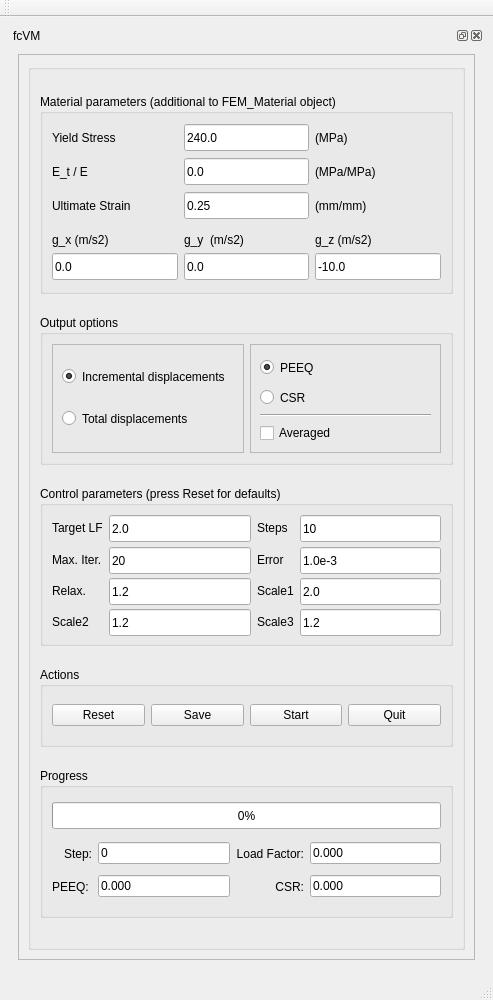
<?xml version="1.0" encoding="UTF-8"?>
<ui version="4.0">
 <class>MainWindow</class>
 <widget class="QMainWindow" name="MainWindow">
  <property name="geometry">
   <rect>
    <x>0</x>
    <y>0</y>
    <width>493</width>
    <height>1000</height>
   </rect>
  </property>
  <property name="sizePolicy">
   <sizepolicy hsizetype="Preferred" vsizetype="Preferred">
    <horstretch>0</horstretch>
    <verstretch>2</verstretch>
   </sizepolicy>
  </property>
  <property name="minimumSize">
   <size>
    <width>0</width>
    <height>0</height>
   </size>
  </property>
  <property name="maximumSize">
   <size>
    <width>16777215</width>
    <height>16777215</height>
   </size>
  </property>
  <property name="windowTitle">
   <string>MainWindow</string>
  </property>
  <widget class="QWidget" name="cw">
   <property name="minimumSize">
    <size>
     <width>0</width>
     <height>0</height>
    </size>
   </property>
   <property name="maximumSize">
    <size>
     <width>16777215</width>
     <height>16777215</height>
    </size>
   </property>
   <layout class="QGridLayout" name="gridLayout">
    <item row="0" column="0">
     <widget class="QDockWidget" name="dw">
      <property name="minimumSize">
       <size>
        <width>88</width>
        <height>0</height>
       </size>
      </property>
      <property name="maximumSize">
       <size>
        <width>524287</width>
        <height>524287</height>
       </size>
      </property>
      <property name="windowTitle">
       <string>fcVM</string>
      </property>
      <widget class="QWidget" name="dockWidgetContents">
       <property name="sizePolicy">
        <sizepolicy hsizetype="Preferred" vsizetype="Preferred">
         <horstretch>0</horstretch>
         <verstretch>1</verstretch>
        </sizepolicy>
       </property>
       <property name="maximumSize">
        <size>
         <width>16777215</width>
         <height>1000</height>
        </size>
       </property>
       <layout class="QVBoxLayout" name="verticalLayout_3">
        <item>
         <widget class="QScrollArea" name="scrollArea">
          <property name="sizePolicy">
           <sizepolicy hsizetype="Expanding" vsizetype="Expanding">
            <horstretch>0</horstretch>
            <verstretch>0</verstretch>
           </sizepolicy>
          </property>
          <property name="maximumSize">
           <size>
            <width>16777215</width>
            <height>1000</height>
           </size>
          </property>
          <property name="widgetResizable">
           <bool>true</bool>
          </property>
          <widget class="QWidget" name="scrollAreaWidgetContents">
           <property name="geometry">
            <rect>
             <x>0</x>
             <y>0</y>
             <width>455</width>
             <height>882</height>
            </rect>
           </property>
           <property name="maximumSize">
            <size>
             <width>16777215</width>
             <height>1000</height>
            </size>
           </property>
           <property name="contextMenuPolicy">
            <enum>Qt::NoContextMenu</enum>
           </property>
           <layout class="QVBoxLayout" name="verticalLayout_2">
            <item>
             <widget class="QGroupBox" name="groupBox">
              <property name="sizePolicy">
               <sizepolicy hsizetype="Preferred" vsizetype="Preferred">
                <horstretch>0</horstretch>
                <verstretch>0</verstretch>
               </sizepolicy>
              </property>
              <property name="minimumSize">
               <size>
                <width>0</width>
                <height>800</height>
               </size>
              </property>
              <property name="maximumSize">
               <size>
                <width>16777215</width>
                <height>1000</height>
               </size>
              </property>
              <property name="title">
               <string/>
              </property>
              <layout class="QVBoxLayout" name="verticalLayout_6">
               <item>
                <widget class="QGroupBox" name="materialBox">
                 <property name="sizePolicy">
                  <sizepolicy hsizetype="Preferred" vsizetype="Preferred">
                   <horstretch>0</horstretch>
                   <verstretch>0</verstretch>
                  </sizepolicy>
                 </property>
                 <property name="minimumSize">
                  <size>
                   <width>0</width>
                   <height>200</height>
                  </size>
                 </property>
                 <property name="maximumSize">
                  <size>
                   <width>16777215</width>
                   <height>200</height>
                  </size>
                 </property>
                 <property name="title">
                  <string>Material parameters (additional to FEM_Material object)</string>
                 </property>
                 <property name="flat">
                  <bool>false</bool>
                 </property>
                 <property name="checkable">
                  <bool>false</bool>
                 </property>
                 <layout class="QGridLayout" name="gridLayout_4">
                  <item row="0" column="2">
                   <widget class="QLineEdit" name="YSinput">
                    <property name="minimumSize">
                     <size>
                      <width>0</width>
                      <height>27</height>
                     </size>
                    </property>
                    <property name="maximumSize">
                     <size>
                      <width>150</width>
                      <height>27</height>
                     </size>
                    </property>
                    <property name="text">
                     <string>240.0</string>
                    </property>
                    <property name="frame">
                     <bool>true</bool>
                    </property>
                   </widget>
                  </item>
                  <item row="0" column="0">
                   <widget class="QLabel" name="label">
                    <property name="text">
                     <string>Yield Stress</string>
                    </property>
                   </widget>
                  </item>
                  <item row="1" column="4">
                   <widget class="QLabel" name="label_17">
                    <property name="text">
                     <string>(MPa/MPa)</string>
                    </property>
                   </widget>
                  </item>
                  <item row="3" column="2">
                   <layout class="QVBoxLayout" name="verticalLayout">
                    <property name="spacing">
                     <number>0</number>
                    </property>
                    <property name="sizeConstraint">
                     <enum>QLayout::SetFixedSize</enum>
                    </property>
                    <item>
                     <widget class="QLabel" name="label_4">
                      <property name="minimumSize">
                       <size>
                        <width>0</width>
                        <height>27</height>
                       </size>
                      </property>
                      <property name="maximumSize">
                       <size>
                        <width>16777215</width>
                        <height>27</height>
                       </size>
                      </property>
                      <property name="text">
                       <string>g_y  (m/s2)</string>
                      </property>
                     </widget>
                    </item>
                    <item>
                     <widget class="QLineEdit" name="GYinput">
                      <property name="minimumSize">
                       <size>
                        <width>0</width>
                        <height>27</height>
                       </size>
                      </property>
                      <property name="maximumSize">
                       <size>
                        <width>150</width>
                        <height>27</height>
                       </size>
                      </property>
                      <property name="text">
                       <string>0.0</string>
                      </property>
                     </widget>
                    </item>
                   </layout>
                  </item>
                  <item row="0" column="4">
                   <widget class="QLabel" name="label_3">
                    <property name="text">
                     <string>(MPa)</string>
                    </property>
                   </widget>
                  </item>
                  <item row="2" column="0">
                   <widget class="QLabel" name="label_14">
                    <property name="text">
                     <string>Ultimate Strain</string>
                    </property>
                   </widget>
                  </item>
                  <item row="1" column="2">
                   <widget class="QLineEdit" name="Hinput">
                    <property name="minimumSize">
                     <size>
                      <width>0</width>
                      <height>27</height>
                     </size>
                    </property>
                    <property name="maximumSize">
                     <size>
                      <width>150</width>
                      <height>27</height>
                     </size>
                    </property>
                    <property name="text">
                     <string>0.0</string>
                    </property>
                   </widget>
                  </item>
                  <item row="2" column="2">
                   <widget class="QLineEdit" name="USinput">
                    <property name="minimumSize">
                     <size>
                      <width>0</width>
                      <height>27</height>
                     </size>
                    </property>
                    <property name="maximumSize">
                     <size>
                      <width>150</width>
                      <height>27</height>
                     </size>
                    </property>
                    <property name="text">
                     <string>0.25</string>
                    </property>
                   </widget>
                  </item>
                  <item row="3" column="0">
                   <layout class="QVBoxLayout" name="verticalLayout_4">
                    <property name="spacing">
                     <number>0</number>
                    </property>
                    <property name="sizeConstraint">
                     <enum>QLayout::SetFixedSize</enum>
                    </property>
                    <item>
                     <widget class="QLabel" name="label_2">
                      <property name="minimumSize">
                       <size>
                        <width>0</width>
                        <height>27</height>
                       </size>
                      </property>
                      <property name="maximumSize">
                       <size>
                        <width>16777215</width>
                        <height>27</height>
                       </size>
                      </property>
                      <property name="text">
                       <string>g_x (m/s2)</string>
                      </property>
                     </widget>
                    </item>
                    <item>
                     <widget class="QLineEdit" name="GXinput">
                      <property name="minimumSize">
                       <size>
                        <width>0</width>
                        <height>27</height>
                       </size>
                      </property>
                      <property name="maximumSize">
                       <size>
                        <width>150</width>
                        <height>27</height>
                       </size>
                      </property>
                      <property name="text">
                       <string>0.0</string>
                      </property>
                     </widget>
                    </item>
                   </layout>
                  </item>
                  <item row="2" column="4">
                   <widget class="QLabel" name="label_15">
                    <property name="text">
                     <string>(mm/mm)</string>
                    </property>
                   </widget>
                  </item>
                  <item row="1" column="0">
                   <widget class="QLabel" name="label_16">
                    <property name="text">
                     <string>E_t / E</string>
                    </property>
                   </widget>
                  </item>
                  <item row="3" column="4">
                   <layout class="QVBoxLayout" name="verticalLayout_5">
                    <property name="spacing">
                     <number>0</number>
                    </property>
                    <property name="sizeConstraint">
                     <enum>QLayout::SetFixedSize</enum>
                    </property>
                    <item>
                     <widget class="QLabel" name="label_5">
                      <property name="minimumSize">
                       <size>
                        <width>0</width>
                        <height>27</height>
                       </size>
                      </property>
                      <property name="maximumSize">
                       <size>
                        <width>16777215</width>
                        <height>27</height>
                       </size>
                      </property>
                      <property name="text">
                       <string>g_z (m/s2)</string>
                      </property>
                     </widget>
                    </item>
                    <item>
                     <widget class="QLineEdit" name="GZinput">
                      <property name="minimumSize">
                       <size>
                        <width>0</width>
                        <height>27</height>
                       </size>
                      </property>
                      <property name="maximumSize">
                       <size>
                        <width>150</width>
                        <height>27</height>
                       </size>
                      </property>
                      <property name="text">
                       <string>-10.0</string>
                      </property>
                     </widget>
                    </item>
                   </layout>
                  </item>
                 </layout>
                </widget>
               </item>
               <item>
                <widget class="QGroupBox" name="outputBox">
                 <property name="sizePolicy">
                  <sizepolicy hsizetype="Preferred" vsizetype="Preferred">
                   <horstretch>0</horstretch>
                   <verstretch>0</verstretch>
                  </sizepolicy>
                 </property>
                 <property name="minimumSize">
                  <size>
                   <width>0</width>
                   <height>150</height>
                  </size>
                 </property>
                 <property name="maximumSize">
                  <size>
                   <width>16777215</width>
                   <height>150</height>
                  </size>
                 </property>
                 <property name="title">
                  <string>Output options </string>
                 </property>
                 <layout class="QGridLayout" name="gridLayout_5">
                  <item row="0" column="1">
                   <widget class="QFrame" name="frame_2">
                    <property name="frameShape">
                     <enum>QFrame::StyledPanel</enum>
                    </property>
                    <property name="frameShadow">
                     <enum>QFrame::Raised</enum>
                    </property>
                    <layout class="QVBoxLayout" name="verticalLayout_9">
                     <item>
                      <widget class="QRadioButton" name="peeqRbtn">
                       <property name="minimumSize">
                        <size>
                         <width>0</width>
                         <height>27</height>
                        </size>
                       </property>
                       <property name="text">
                        <string>PEEQ</string>
                       </property>
                       <property name="checked">
                        <bool>true</bool>
                       </property>
                      </widget>
                     </item>
                     <item>
                      <widget class="QRadioButton" name="csrRbtn">
                       <property name="minimumSize">
                        <size>
                         <width>0</width>
                         <height>27</height>
                        </size>
                       </property>
                       <property name="text">
                        <string>CSR</string>
                       </property>
                       <property name="checked">
                        <bool>false</bool>
                       </property>
                      </widget>
                     </item>
                     <item>
                      <widget class="Line" name="line">
                       <property name="orientation">
                        <enum>Qt::Horizontal</enum>
                       </property>
                      </widget>
                     </item>
                     <item>
                      <widget class="QCheckBox" name="averagedChk">
                       <property name="text">
                        <string>Averaged</string>
                       </property>
                      </widget>
                     </item>
                    </layout>
                   </widget>
                  </item>
                  <item row="0" column="0">
                   <widget class="QFrame" name="frame">
                    <property name="frameShape">
                     <enum>QFrame::StyledPanel</enum>
                    </property>
                    <property name="frameShadow">
                     <enum>QFrame::Raised</enum>
                    </property>
                    <layout class="QVBoxLayout" name="verticalLayout_8">
                     <item>
                      <widget class="QRadioButton" name="incrRbtn">
                       <property name="minimumSize">
                        <size>
                         <width>0</width>
                         <height>27</height>
                        </size>
                       </property>
                       <property name="text">
                        <string>Incremental displacements</string>
                       </property>
                       <property name="checked">
                        <bool>true</bool>
                       </property>
                      </widget>
                     </item>
                     <item>
                      <widget class="QRadioButton" name="totalRbtn">
                       <property name="minimumSize">
                        <size>
                         <width>0</width>
                         <height>27</height>
                        </size>
                       </property>
                       <property name="text">
                        <string>Total displacements</string>
                       </property>
                      </widget>
                     </item>
                    </layout>
                   </widget>
                  </item>
                 </layout>
                </widget>
               </item>
               <item>
                <widget class="QGroupBox" name="controlBox">
                 <property name="sizePolicy">
                  <sizepolicy hsizetype="Preferred" vsizetype="Preferred">
                   <horstretch>0</horstretch>
                   <verstretch>0</verstretch>
                  </sizepolicy>
                 </property>
                 <property name="minimumSize">
                  <size>
                   <width>0</width>
                   <height>160</height>
                  </size>
                 </property>
                 <property name="maximumSize">
                  <size>
                   <width>16777215</width>
                   <height>160</height>
                  </size>
                 </property>
                 <property name="title">
                  <string>Control parameters (press Reset for defaults)</string>
                 </property>
                 <layout class="QGridLayout" name="gridLayout_6">
                  <item row="3" column="3">
                   <widget class="QLineEdit" name="scale_3">
                    <property name="minimumSize">
                     <size>
                      <width>0</width>
                      <height>27</height>
                     </size>
                    </property>
                    <property name="text">
                     <string>1.2</string>
                    </property>
                   </widget>
                  </item>
                  <item row="3" column="2">
                   <widget class="QLabel" name="label_13">
                    <property name="text">
                     <string>Scale3</string>
                    </property>
                   </widget>
                  </item>
                  <item row="3" column="0">
                   <widget class="QLabel" name="label_12">
                    <property name="text">
                     <string>Scale2</string>
                    </property>
                   </widget>
                  </item>
                  <item row="3" column="1">
                   <widget class="QLineEdit" name="scale_2">
                    <property name="minimumSize">
                     <size>
                      <width>0</width>
                      <height>27</height>
                     </size>
                    </property>
                    <property name="text">
                     <string>1.2</string>
                    </property>
                   </widget>
                  </item>
                  <item row="2" column="3">
                   <widget class="QLineEdit" name="scale_1">
                    <property name="minimumSize">
                     <size>
                      <width>0</width>
                      <height>27</height>
                     </size>
                    </property>
                    <property name="text">
                     <string>2.0</string>
                    </property>
                   </widget>
                  </item>
                  <item row="2" column="2">
                   <widget class="QLabel" name="label_11">
                    <property name="text">
                     <string>Scale1</string>
                    </property>
                   </widget>
                  </item>
                  <item row="2" column="0">
                   <widget class="QLabel" name="label_10">
                    <property name="text">
                     <string>Relax.</string>
                    </property>
                   </widget>
                  </item>
                  <item row="2" column="1">
                   <widget class="QLineEdit" name="relax">
                    <property name="minimumSize">
                     <size>
                      <width>0</width>
                      <height>27</height>
                     </size>
                    </property>
                    <property name="text">
                     <string>1.2</string>
                    </property>
                   </widget>
                  </item>
                  <item row="1" column="3">
                   <widget class="QLineEdit" name="error">
                    <property name="minimumSize">
                     <size>
                      <width>0</width>
                      <height>27</height>
                     </size>
                    </property>
                    <property name="text">
                     <string>1.0e-3</string>
                    </property>
                   </widget>
                  </item>
                  <item row="1" column="2">
                   <widget class="QLabel" name="label_9">
                    <property name="text">
                     <string>Error</string>
                    </property>
                   </widget>
                  </item>
                  <item row="1" column="0">
                   <widget class="QLabel" name="label_8">
                    <property name="text">
                     <string>Max. Iter.</string>
                    </property>
                   </widget>
                  </item>
                  <item row="1" column="1">
                   <widget class="QLineEdit" name="max_iter">
                    <property name="minimumSize">
                     <size>
                      <width>0</width>
                      <height>27</height>
                     </size>
                    </property>
                    <property name="text">
                     <string>20</string>
                    </property>
                   </widget>
                  </item>
                  <item row="0" column="3">
                   <widget class="QLineEdit" name="steps">
                    <property name="minimumSize">
                     <size>
                      <width>0</width>
                      <height>27</height>
                     </size>
                    </property>
                    <property name="text">
                     <string>10</string>
                    </property>
                   </widget>
                  </item>
                  <item row="0" column="2">
                   <widget class="QLabel" name="label_7">
                    <property name="text">
                     <string>Steps</string>
                    </property>
                   </widget>
                  </item>
                  <item row="0" column="0">
                   <widget class="QLabel" name="label_6">
                    <property name="text">
                     <string>Target LF</string>
                    </property>
                   </widget>
                  </item>
                  <item row="0" column="1">
                   <widget class="QLineEdit" name="target_LF">
                    <property name="minimumSize">
                     <size>
                      <width>0</width>
                      <height>27</height>
                     </size>
                    </property>
                    <property name="text">
                     <string>2.0</string>
                    </property>
                   </widget>
                  </item>
                 </layout>
                </widget>
               </item>
               <item>
                <widget class="QGroupBox" name="actionBox">
                 <property name="sizePolicy">
                  <sizepolicy hsizetype="Preferred" vsizetype="Fixed">
                   <horstretch>0</horstretch>
                   <verstretch>0</verstretch>
                  </sizepolicy>
                 </property>
                 <property name="minimumSize">
                  <size>
                   <width>0</width>
                   <height>80</height>
                  </size>
                 </property>
                 <property name="maximumSize">
                  <size>
                   <width>16777215</width>
                   <height>80</height>
                  </size>
                 </property>
                 <property name="title">
                  <string>Actions</string>
                 </property>
                 <layout class="QGridLayout" name="gridLayout_3">
                  <item row="0" column="3">
                   <widget class="QPushButton" name="quitBtn">
                    <property name="text">
                     <string>Quit</string>
                    </property>
                   </widget>
                  </item>
                  <item row="0" column="2">
                   <widget class="QPushButton" name="startBtn">
                    <property name="text">
                     <string>Start</string>
                    </property>
                   </widget>
                  </item>
                  <item row="0" column="0">
                   <widget class="QPushButton" name="resetBtn">
                    <property name="text">
                     <string>Reset</string>
                    </property>
                   </widget>
                  </item>
                  <item row="0" column="1">
                   <widget class="QPushButton" name="saveBtn">
                    <property name="text">
                     <string>Save</string>
                    </property>
                   </widget>
                  </item>
                 </layout>
                </widget>
               </item>
               <item>
                <widget class="QGroupBox" name="progressBox">
                 <property name="minimumSize">
                  <size>
                   <width>0</width>
                   <height>150</height>
                  </size>
                 </property>
                 <property name="maximumSize">
                  <size>
                   <width>16777215</width>
                   <height>150</height>
                  </size>
                 </property>
                 <property name="title">
                  <string>Progress</string>
                 </property>
                 <layout class="QVBoxLayout" name="verticalLayout_7">
                  <item>
                   <widget class="QProgressBar" name="progressBar">
                    <property name="minimumSize">
                     <size>
                      <width>0</width>
                      <height>27</height>
                     </size>
                    </property>
                    <property name="value">
                     <number>0</number>
                    </property>
                    <property name="format">
                     <string>%p%</string>
                    </property>
                   </widget>
                  </item>
                  <item>
                   <layout class="QGridLayout" name="gridLayout_7">
                    <item row="1" column="1">
                     <widget class="QLineEdit" name="PEEQ">
                      <property name="text">
                       <string>0.000</string>
                      </property>
                      <property name="readOnly">
                       <bool>true</bool>
                      </property>
                     </widget>
                    </item>
                    <item row="0" column="0">
                     <widget class="QLabel" name="label_18">
                      <property name="minimumSize">
                       <size>
                        <width>0</width>
                        <height>27</height>
                       </size>
                      </property>
                      <property name="maximumSize">
                       <size>
                        <width>40</width>
                        <height>16777215</height>
                       </size>
                      </property>
                      <property name="text">
                       <string>Step:</string>
                      </property>
                      <property name="alignment">
                       <set>Qt::AlignRight|Qt::AlignTrailing|Qt::AlignVCenter</set>
                      </property>
                     </widget>
                    </item>
                    <item row="1" column="2">
                     <widget class="QLabel" name="label_22">
                      <property name="minimumSize">
                       <size>
                        <width>0</width>
                        <height>27</height>
                       </size>
                      </property>
                      <property name="text">
                       <string>CSR:</string>
                      </property>
                      <property name="alignment">
                       <set>Qt::AlignRight|Qt::AlignTrailing|Qt::AlignVCenter</set>
                      </property>
                     </widget>
                    </item>
                    <item row="0" column="1">
                     <widget class="QLineEdit" name="Step">
                      <property name="text">
                       <string>0</string>
                      </property>
                      <property name="readOnly">
                       <bool>true</bool>
                      </property>
                     </widget>
                    </item>
                    <item row="0" column="3">
                     <widget class="QLineEdit" name="Load_Factor">
                      <property name="text">
                       <string>0.000</string>
                      </property>
                      <property name="readOnly">
                       <bool>true</bool>
                      </property>
                     </widget>
                    </item>
                    <item row="1" column="3">
                     <widget class="QLineEdit" name="CSR">
                      <property name="text">
                       <string>0.000</string>
                      </property>
                      <property name="readOnly">
                       <bool>true</bool>
                      </property>
                     </widget>
                    </item>
                    <item row="1" column="0">
                     <widget class="QLabel" name="label_20">
                      <property name="minimumSize">
                       <size>
                        <width>0</width>
                        <height>27</height>
                       </size>
                      </property>
                      <property name="text">
                       <string>PEEQ: </string>
                      </property>
                      <property name="alignment">
                       <set>Qt::AlignRight|Qt::AlignTrailing|Qt::AlignVCenter</set>
                      </property>
                     </widget>
                    </item>
                    <item row="0" column="2">
                     <widget class="QLabel" name="label_19">
                      <property name="minimumSize">
                       <size>
                        <width>0</width>
                        <height>27</height>
                       </size>
                      </property>
                      <property name="maximumSize">
                       <size>
                        <width>100</width>
                        <height>16777215</height>
                       </size>
                      </property>
                      <property name="text">
                       <string>Load Factor:</string>
                      </property>
                      <property name="alignment">
                       <set>Qt::AlignRight|Qt::AlignTrailing|Qt::AlignVCenter</set>
                      </property>
                     </widget>
                    </item>
                   </layout>
                  </item>
                 </layout>
                </widget>
               </item>
              </layout>
             </widget>
            </item>
           </layout>
          </widget>
         </widget>
        </item>
       </layout>
      </widget>
     </widget>
    </item>
   </layout>
  </widget>
  <widget class="QMenuBar" name="menubar">
   <property name="geometry">
    <rect>
     <x>0</x>
     <y>0</y>
     <width>493</width>
     <height>22</height>
    </rect>
   </property>
  </widget>
  <widget class="QStatusBar" name="statusBar"/>
  <widget class="QToolBar" name="toolBar">
   <property name="windowTitle">
    <string>toolBar</string>
   </property>
   <attribute name="toolBarArea">
    <enum>TopToolBarArea</enum>
   </attribute>
   <attribute name="toolBarBreak">
    <bool>false</bool>
   </attribute>
  </widget>
 </widget>
 <resources/>
 <connections/>
</ui>
